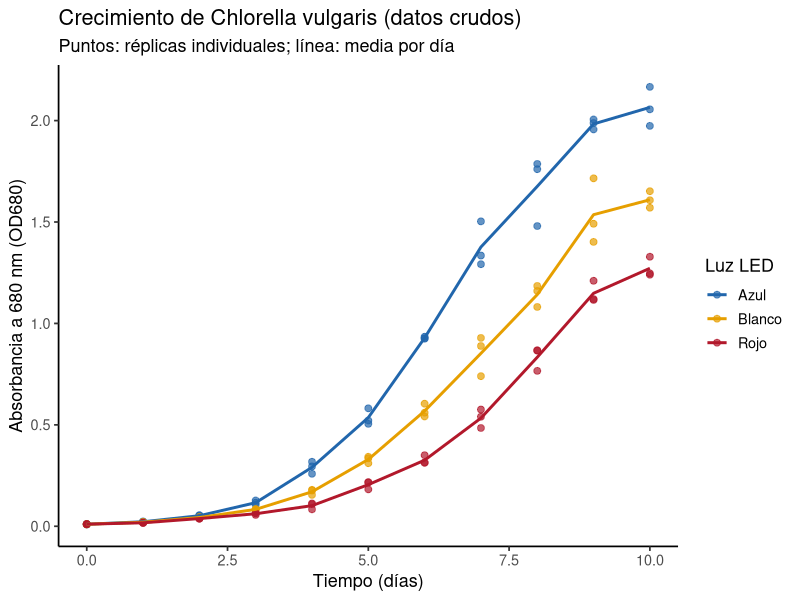
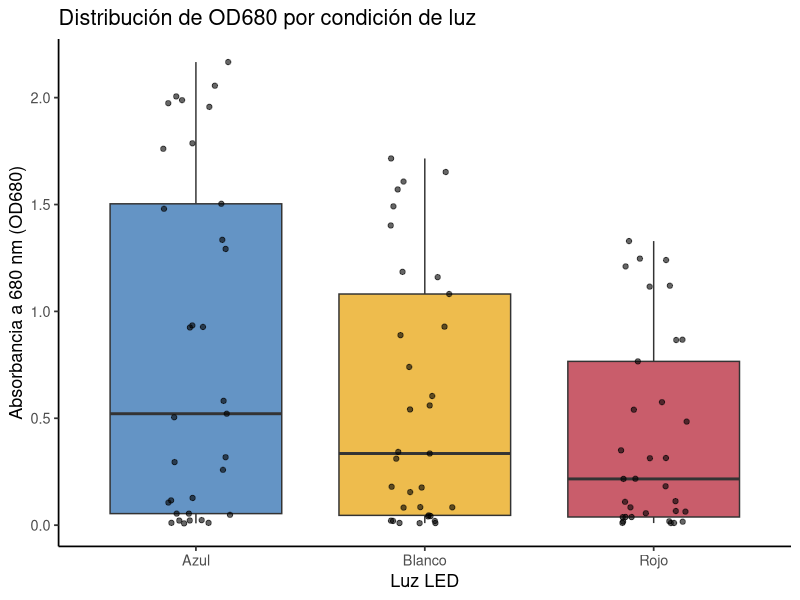
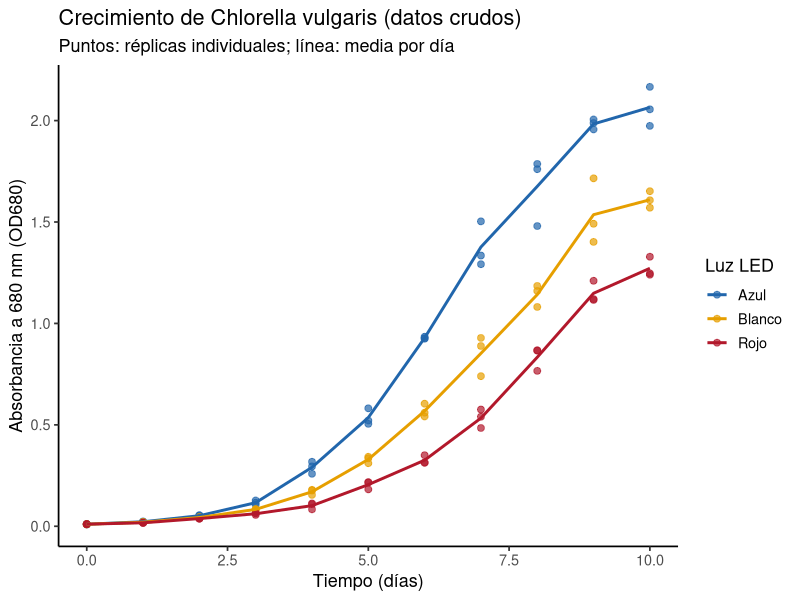
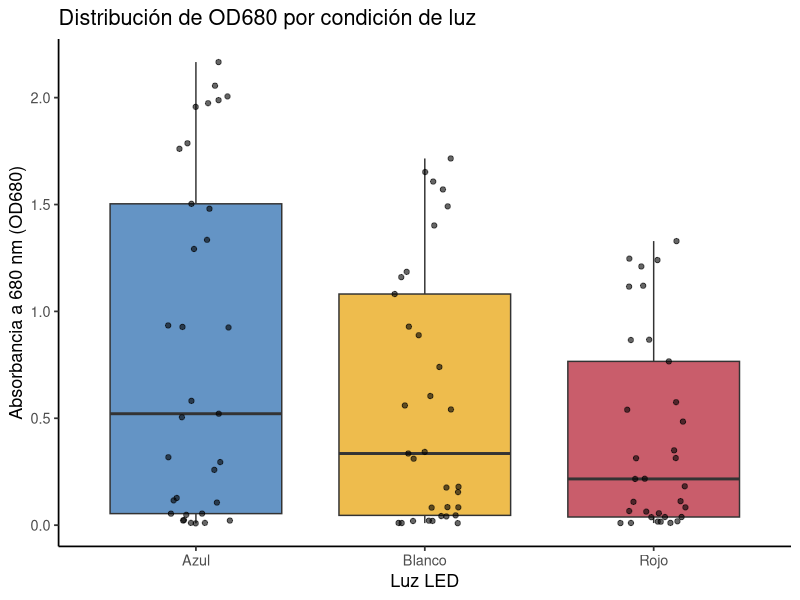

Write the R code that produced these figures, in order.
# ==========================================================================
# 01. Contexto y toma de datos: crecimiento de Chlorella vulgaris
# ==========================================================================
# Autor: Dr. José Juan Torres Martínez
# Docente de Ciencias Químicas
# Universidad Autónoma de San Luis Potosí (UASLP)
# México
#
# Material académico para estudiantes
# Serie "Aprende R" — Lección 01
#
# Descripción: Primera lección de la serie. Se presenta el experimento
#   (crecimiento de Chlorella vulgaris bajo luz LED azul, blanca
#   (control) y roja), se leen
#   los datos tal como se registraron en el laboratorio (archivo
#   datos_chlorella_ancho.csv), se ordenan en R (datos ordenados o
#   "tidy data") y se hace un primer análisis exploratorio: resumen por
#   grupo, valores faltantes y gráficas iniciales. Los datos ordenados se
#   guardan para la Lección 02.
#
# Objetivos de aprendizaje:
#   - Describir un experimento: variables, unidades y réplicas.
#   - Leer datos de un archivo con read_csv().
#   - Pasar los datos del formato ancho (libreta de laboratorio) al
#     formato largo (tidy data) con pivot_longer().
#   - Resumir los datos por grupo (media, desviación estándar).
#   - Explorar los datos con gráficas antes de analizarlos.
#
# Datos: archivo datos_chlorella_ancho.csv, con las mediciones de
#   absorbancia (OD680) registradas en el laboratorio. Los valores son
#   simulados con fines didácticos, con magnitudes realistas.
# ==========================================================================

# --------------------------------------------------------------------------
# 1. Cargar paquetes
# --------------------------------------------------------------------------
library(tidyverse)

# --------------------------------------------------------------------------
# 2. El experimento (contexto)
# --------------------------------------------------------------------------
# Pregunta: ¿La luz LED azul o la luz LED roja produce un mayor crecimiento
#   de la microalga Chlorella vulgaris, comparadas con el control con luz
#   blanca?
#
# Diseño:
#   - Organismo: Chlorella vulgaris (microalga verde).
#   - Tratamientos: luz LED azul, luz LED blanca (control) y luz LED
#     roja (3 condiciones).
#   - Réplicas: 3 cultivos independientes por condición (n = 3).
#   - Duración: 10 días, con una medición diaria.
#   - Variable medida: absorbancia a 680 nm (OD680), que es proporcional
#     a la densidad celular. En la práctica, las muestras con OD680 mayor
#     a 1.0 se diluyen antes de medir.
#
# Variables:
#   - dia: día del cultivo (0 a 10).
#   - luz: condición de luz (Azul, Blanco o Rojo).
#   - replica: número de réplica (1, 2 o 3).
#   - OD680: absorbancia a 680 nm (sin unidades).

# --------------------------------------------------------------------------
# 3. Leer los datos tal como se registraron en el laboratorio
# --------------------------------------------------------------------------
# El archivo viene en formato ANCHO, como en la libreta o la hoja de
# cálculo: una fila por día y una columna por réplica. Así NO se analizan
# bien en R; primero hay que ordenarlos (sección 4).

datos_ancho <- read_csv("datos_chlorella_ancho.csv", show_col_types = FALSE)

print(datos_ancho)

# --------------------------------------------------------------------------
# 4. Ordenar los datos (tidy data, formato largo)
# --------------------------------------------------------------------------
# Regla de los datos ordenados ("tidy data"):
#   - Cada variable es una columna.
#   - Cada observación es una fila.
#   - Cada valor es una celda.
# Con pivot_longer() pasamos del formato ancho al formato largo.

datos <- datos_ancho %>%
  pivot_longer(
    cols = -dia,
    names_to = c("luz", "replica"),
    names_sep = "_R",
    values_to = "OD680"
  ) %>%
  mutate(replica = as.integer(replica))

print(datos)

# --------------------------------------------------------------------------
# 5. Primer análisis: resumen por día y condición
# --------------------------------------------------------------------------
resumen <- datos %>%
  group_by(dia, luz) %>%
  summarise(
    n        = n(),
    media_OD = mean(OD680),
    de_OD    = sd(OD680),
    min_OD   = min(OD680),
    max_OD   = max(OD680),
    .groups = "drop"
  )

print(resumen)

# --------------------------------------------------------------------------
# 6. Revisión de calidad: valores faltantes y valores fuera de rango
# --------------------------------------------------------------------------
# ¿Hay valores faltantes? (debe ser 0)
print(sum(is.na(datos$OD680)))

# ¿Hay valores fuera de rango? (OD680 debe estar entre 0 y 3)
print(filter(datos, OD680 < 0 | OD680 > 3))

# --------------------------------------------------------------------------
# 7. Exploración gráfica (antes de analizar, hay que mirar los datos)
# --------------------------------------------------------------------------
# Gráfica 1: OD680 contra el tiempo; puntos = réplicas, línea = media.
grafica_puntos <- ggplot(datos, aes(x = dia, y = OD680, color = luz)) +
  geom_point(size = 2, alpha = 0.7) +
  geom_line(
    data = resumen,
    aes(x = dia, y = media_OD, group = luz),
    linewidth = 1
  ) +
  scale_color_manual(
    values = c("Azul" = "#2166ac", "Blanco" = "#E69F00", "Rojo" = "#b2182b")
  ) +
  labs(
    x = "Tiempo (días)",
    y = "Absorbancia a 680 nm (OD680)",
    color = "Luz LED",
    title = "Crecimiento de Chlorella vulgaris (datos crudos)",
    subtitle = "Puntos: réplicas individuales; línea: media por día"
  ) +
  theme_classic(base_size = 13)

print(grafica_puntos)

# Gráfica 2: distribución de OD680 por condición de luz (caja y puntos).
grafica_caja <- ggplot(datos, aes(x = luz, y = OD680, fill = luz)) +
  geom_boxplot(alpha = 0.7) +
  geom_jitter(width = 0.15, size = 1.5, alpha = 0.6) +
  scale_fill_manual(
    values = c("Azul" = "#2166ac", "Blanco" = "#E69F00", "Rojo" = "#b2182b")
  ) +
  labs(
    x = "Luz LED",
    y = "Absorbancia a 680 nm (OD680)",
    title = "Distribución de OD680 por condición de luz"
  ) +
  theme_classic(base_size = 13) +
  theme(legend.position = "none")

print(grafica_caja)

# --------------------------------------------------------------------------
# 8. Guardar los datos ordenados para la Lección 02
# --------------------------------------------------------------------------
write_csv(datos, "datos_chlorella.csv")

# --------------------------------------------------------------------------
# 9. Exportar las gráficas
# --------------------------------------------------------------------------
# Todas las gráficas de la lección se guardan como archivos PNG en alta
# resolución (300 dpi), listas para un informe o una presentación.
ggsave("01_exploracion_puntos.png", grafica_puntos,
       width = 18, height = 12, units = "cm", dpi = 300)
ggsave("01_exploracion_caja.png", grafica_caja,
       width = 16, height = 12, units = "cm", dpi = 300)

# --------------------------------------------------------------------------
# Interpretación: Gráfica 1 (OD680 contra el tiempo)
# --------------------------------------------------------------------------
# - Eje X: tiempo, en días (0 a 10). Es el tiempo desde que se inició el
#   cultivo.
# - Eje Y: absorbancia a 680 nm (OD680), adimensional (no tiene unidades:
#   es una medida de cuánta luz absorbe el cultivo, y crece cuando hay más
#   células). Un OD680 de 0 significa cultivo casi sin células; un OD680
#   de 2 significa un cultivo denso.
# - Lo que se aprecia: los puntos (cada réplica) suben con el tiempo y la
#   línea (la media por día) también sube. La curva azul sube más rápido
#   y llega más alto; la blanca (control, luz blanca) queda en medio y
#   la roja queda abajo. Al principio (días 0-1) las tres están casi en
#   cero; después se separan.
# - Qué significa: el cultivo crece con el tiempo. La luz azul produce
#   más crecimiento que el control con luz blanca, y la luz roja produce
#   menos que el control.
#
# Interpretación: Gráfica 2 (distribución de OD680 por luz)
# --------------------------------------------------------------------------
# - Eje X: condición de luz (Azul, Blanco o Rojo). No es una cantidad,
#   son tres grupos.
# - Eje Y: absorbancia a 680 nm (OD680), adimensional, igual que arriba.
# - Lo que se aprecia: cada caja resume todas las mediciones de un
#   tratamiento. La línea dentro de la caja es la mediana (el valor del
#   medio). La caja cubre el 50% central de los datos. Los puntos son las
#   mediciones. La caja azul está más arriba que la blanca (control) y
#   la roja está más abajo: la azul tiene los valores mayores, la blanca
#   queda en medio y la roja los menores.
# - Qué significa: en conjunto, la luz azul da valores de OD680 más altos
#   que el control con luz blanca, y la luz roja da valores más bajos que
#   el control. La dispersión (el ancho de la caja y de los puntos)
#   muestra que los valores varían entre días y réplicas, lo cual es
#   normal porque el cultivo crece con el tiempo.

# --------------------------------------------------------------------------
# Qué aprendimos
# --------------------------------------------------------------------------
# - Los datos se toman en el laboratorio como mediciones reales (OD680 por
#   día y por réplica) y se ordenan en formato tidy para poder analizarlos.
# - Antes de analizar, hay que mirar los datos: un gráfico de puntos contra
#   el tiempo muestra el crecimiento, y un gráfico de caja compara los
#   tratamientos.
# - La OD680 es adimensional y crece cuando hay más células; por eso sirve
#   para seguir el crecimiento del cultivo.
# - La luz azul produce más crecimiento que el control con luz blanca, y
#   la luz roja produce menos que el control.

# --------------------------------------------------------------------------
# Qué sigue (Lección 02)
# --------------------------------------------------------------------------
# En la Lección 02 tomaremos este archivo (datos_chlorella.csv),
# convertiremos la OD680 a densidad celular (células/mL) con la
# calibración, calcularemos la velocidad específica de crecimiento (mu)
# A PARTIR DE LOS DATOS, y graficaremos la curva de crecimiento.
